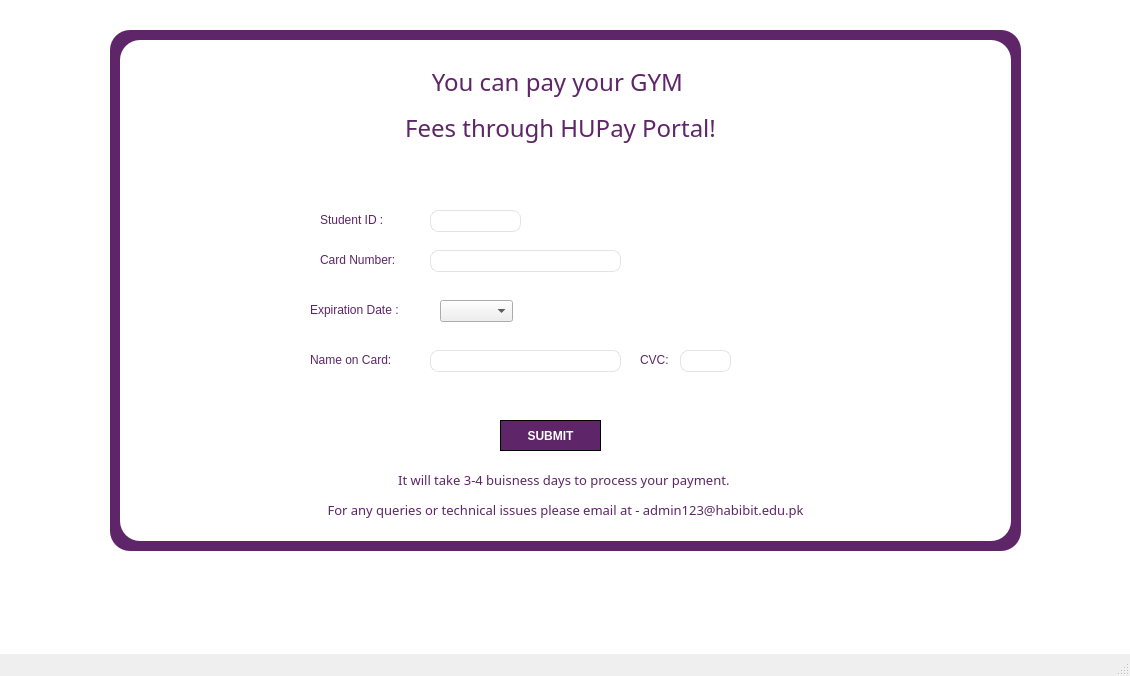
<?xml version="1.0" encoding="UTF-8"?>
<ui version="4.0">
 <class>MainWindow</class>
 <widget class="QMainWindow" name="MainWindow">
  <property name="geometry">
   <rect>
    <x>0</x>
    <y>0</y>
    <width>1130</width>
    <height>676</height>
   </rect>
  </property>
  <property name="windowTitle">
   <string>MainWindow</string>
  </property>
  <property name="styleSheet">
   <string notr="true">


QLabel {
  color:#5e2568;
	
	font: 10pt &quot;Arial Nova&quot;;
}

QLineEdit {
  border-radius: 8px;
  border: 1px solid #e0e4e7;
  padding: 0px 15px;
}

QLineEdit:focus 
{
  border: 1px solid #d0e3ff;
}

QPushButton {
  font: 10pt &quot;Nirmala UI&quot;;
  background-color: #5e2568;
  color: #fff;
  font-weight: 600;
  border-radius: 100px;
  border: 1px solid;
  padding: 5px 15px;
  margin-top: 10px;
  outline: 0px;
}

QPushButton:hover,	
QPushButton:focus 
{
  border: 3px solid #9d00ff;
}



</string>
  </property>
  <widget class="QWidget" name="centralwidget">
   <widget class="QLabel" name="label">
    <property name="geometry">
     <rect>
      <x>80</x>
      <y>40</y>
      <width>961</width>
      <height>131</height>
     </rect>
    </property>
    <property name="font">
     <font>
      <family>Arial Nova</family>
      <pointsize>10</pointsize>
      <weight>50</weight>
      <italic>false</italic>
      <bold>false</bold>
     </font>
    </property>
    <property name="text">
     <string>&lt;html&gt;&lt;head/&gt;&lt;body&gt;&lt;p align=&quot;center&quot;&gt;&lt;span style=&quot; font-size:18pt;&quot;&gt;You can pay your GYM &lt;/span&gt;&lt;/p&gt;&lt;p align=&quot;center&quot;&gt;&lt;span style=&quot; font-size:18pt;&quot;&gt;Fees through HUPay Portal!&lt;/span&gt;&lt;/p&gt;&lt;/body&gt;&lt;/html&gt;</string>
    </property>
   </widget>
   <widget class="QPushButton" name="pushButton">
    <property name="geometry">
     <rect>
      <x>500</x>
      <y>410</y>
      <width>101</width>
      <height>41</height>
     </rect>
    </property>
    <property name="text">
     <string>SUBMIT</string>
    </property>
   </widget>
   <widget class="QLabel" name="label_6">
    <property name="geometry">
     <rect>
      <x>100</x>
      <y>470</y>
      <width>931</width>
      <height>81</height>
     </rect>
    </property>
    <property name="font">
     <font>
      <family>Arial Nova</family>
      <pointsize>10</pointsize>
      <weight>50</weight>
      <italic>false</italic>
      <bold>false</bold>
     </font>
    </property>
    <property name="text">
     <string>&lt;html&gt;&lt;head/&gt;&lt;body&gt;&lt;p align=&quot;center&quot;&gt;For any queries or technical issues please email at - admin123@habibit.edu.pk&lt;/p&gt;&lt;/body&gt;&lt;/html&gt;</string>
    </property>
   </widget>
   <widget class="QLabel" name="label_7">
    <property name="geometry">
     <rect>
      <x>100</x>
      <y>440</y>
      <width>931</width>
      <height>81</height>
     </rect>
    </property>
    <property name="font">
     <font>
      <family>Arial Nova</family>
      <pointsize>10</pointsize>
      <weight>50</weight>
      <italic>false</italic>
      <bold>false</bold>
     </font>
    </property>
    <property name="text">
     <string>&lt;html&gt;&lt;head/&gt;&lt;body&gt;&lt;p align=&quot;center&quot;&gt;It will take 3-4 buisness days to process your payment. &lt;/p&gt;&lt;/body&gt;&lt;/html&gt;</string>
    </property>
   </widget>
   <widget class="QLineEdit" name="lineEdit">
    <property name="geometry">
     <rect>
      <x>430</x>
      <y>210</y>
      <width>91</width>
      <height>22</height>
     </rect>
    </property>
   </widget>
   <widget class="QLabel" name="label_2">
    <property name="geometry">
     <rect>
      <x>320</x>
      <y>210</y>
      <width>101</width>
      <height>20</height>
     </rect>
    </property>
    <property name="text">
     <string>Student ID :</string>
    </property>
   </widget>
   <widget class="QLabel" name="label_3">
    <property name="geometry">
     <rect>
      <x>320</x>
      <y>250</y>
      <width>121</width>
      <height>20</height>
     </rect>
    </property>
    <property name="text">
     <string>Card Number:</string>
    </property>
   </widget>
   <widget class="QLineEdit" name="lineEdit_2">
    <property name="geometry">
     <rect>
      <x>430</x>
      <y>250</y>
      <width>191</width>
      <height>22</height>
     </rect>
    </property>
   </widget>
   <widget class="QComboBox" name="comboBox">
    <property name="geometry">
     <rect>
      <x>440</x>
      <y>300</y>
      <width>73</width>
      <height>22</height>
     </rect>
    </property>
   </widget>
   <widget class="QLabel" name="label_4">
    <property name="geometry">
     <rect>
      <x>310</x>
      <y>300</y>
      <width>131</width>
      <height>20</height>
     </rect>
    </property>
    <property name="text">
     <string>Expiration Date : </string>
    </property>
   </widget>
   <widget class="QLineEdit" name="lineEdit_3">
    <property name="geometry">
     <rect>
      <x>430</x>
      <y>350</y>
      <width>191</width>
      <height>22</height>
     </rect>
    </property>
   </widget>
   <widget class="QLabel" name="label_9">
    <property name="geometry">
     <rect>
      <x>310</x>
      <y>350</y>
      <width>131</width>
      <height>20</height>
     </rect>
    </property>
    <property name="text">
     <string>Name on Card:</string>
    </property>
   </widget>
   <widget class="QLineEdit" name="lineEdit_4">
    <property name="geometry">
     <rect>
      <x>680</x>
      <y>350</y>
      <width>51</width>
      <height>22</height>
     </rect>
    </property>
    <property name="text">
     <string/>
    </property>
   </widget>
   <widget class="QLabel" name="label_10">
    <property name="geometry">
     <rect>
      <x>640</x>
      <y>350</y>
      <width>101</width>
      <height>20</height>
     </rect>
    </property>
    <property name="text">
     <string>CVC:</string>
    </property>
   </widget>
   <widget class="QWidget" name="widget" native="true">
    <property name="geometry">
     <rect>
      <x>120</x>
      <y>40</y>
      <width>891</width>
      <height>501</height>
     </rect>
    </property>
    <property name="styleSheet">
     <string notr="true">background-color: rgb(255, 255, 255);
border-radius: 20px </string>
    </property>
   </widget>
   <widget class="QWidget" name="widget_2" native="true">
    <property name="geometry">
     <rect>
      <x>110</x>
      <y>30</y>
      <width>911</width>
      <height>521</height>
     </rect>
    </property>
    <property name="styleSheet">
     <string notr="true">background-color: rgb(94, 37, 104);
border-radius: 20px </string>
    </property>
   </widget>
   <widget class="QWidget" name="widget_3" native="true">
    <property name="geometry">
     <rect>
      <x>-40</x>
      <y>0</y>
      <width>1991</width>
      <height>731</height>
     </rect>
    </property>
    <property name="styleSheet">
     <string notr="true">background-color: rgb(255, 255, 255);
border-radius: 20px </string>
    </property>
   </widget>
   <zorder>widget_3</zorder>
   <zorder>widget_2</zorder>
   <zorder>widget</zorder>
   <zorder>label</zorder>
   <zorder>pushButton</zorder>
   <zorder>label_6</zorder>
   <zorder>label_7</zorder>
   <zorder>lineEdit</zorder>
   <zorder>label_2</zorder>
   <zorder>label_3</zorder>
   <zorder>lineEdit_2</zorder>
   <zorder>comboBox</zorder>
   <zorder>label_4</zorder>
   <zorder>lineEdit_3</zorder>
   <zorder>label_9</zorder>
   <zorder>lineEdit_4</zorder>
   <zorder>label_10</zorder>
  </widget>
  <widget class="QMenuBar" name="menubar">
   <property name="geometry">
    <rect>
     <x>0</x>
     <y>0</y>
     <width>1130</width>
     <height>26</height>
    </rect>
   </property>
  </widget>
  <widget class="QStatusBar" name="statusbar"/>
 </widget>
 <resources/>
 <connections/>
</ui>
